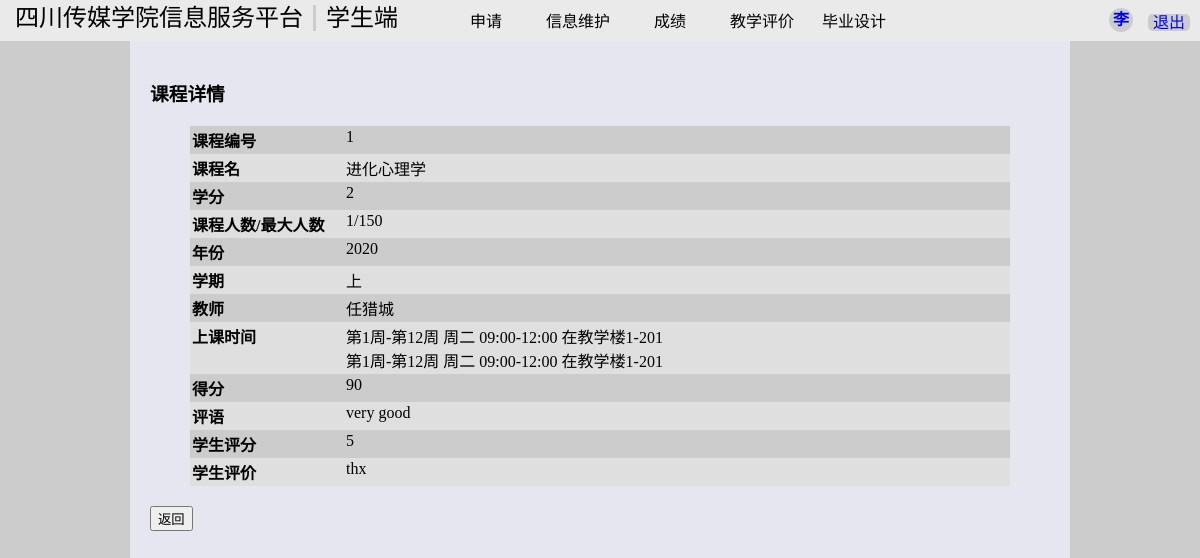
Screenshot of /course/student/view_detail/1 with the database file from the repository.
### course/models.py (models this page shows, shortened)
class StudentCourse(models.Model):
    create_time = models.DateTimeField(auto_now=True)
    with_draw = models.BooleanField(default=False)
    with_draw_time = models.DateTimeField(default=None, null=True)
    scores = models.IntegerField(verbose_name="成绩", null=True)
    comments = models.CharField(max_length=250, verbose_name="老师评价", null=True)
    rates = [
        (1, 1),
        (2, 2),
        (3, 3),
        (4, 4),
        (5, 5),
    ]
    rating = models.IntegerField(verbose_name="学生评分", choices=rates, null=True, help_text="5分为最满意，最低分是1分")
    assessment = models.CharField(max_length=250, verbose_name="学生评价", null=True)
    student = models.ForeignKey(Student, on_delete=models.CASCADE)
    course = models.ForeignKey(Course, on_delete=models.CASCADE)

class Course(models.Model):
    credits = [
        (1, 1),
        (2, 2),
        (3, 3),
        (4, 4),
        (5, 5),
    ]
    semesters = [
        ("Autumn", "上"),
        ("Spring", "下")
    ]
    name = models.CharField(max_length=50, verbose_name="课程名")
    introduction = models.CharField(max_length=250, verbose_name="介绍")
    credit = models.IntegerField(verbose_name="学分")
    max_number = models.IntegerField(verbose_name="课程最大人数")
    year = models.IntegerField(verbose_name="年份", default=current_year)
    semester = models.CharField(max_length=20, verbose_name="学期", choices=semesters)
    status = models.IntegerField(verbose_name="课程状态", default=1)
    teacher = models.ForeignKey(Teacher, verbose_name="课程教师", on_delete=models.CASCADE)
    def get_current_count(self):
        courses = StudentCourse.objects.filter(course=self, with_draw=False)
        return len(courses)
    def get_schedules(self):
        schedules = Schedule.objects.filter(course=self)
        return schedules

class Schedule(models.Model):
    weekday = models.IntegerField(choices=weekday_choices(), verbose_name="日期")
    start_time = models.TimeField(verbose_name="上课时间")
    end_time = models.TimeField(verbose_name="下课时间")
    location = models.CharField(max_length=100, verbose_name="上课地点")
    remarks = models.CharField(max_length=100, verbose_name="备注", null=True, blank = True)
    start_week = models.IntegerField(verbose_name="第几周开始")
    end_week = models.IntegerField(verbose_name="第几周结束")
    intervals = [
        (1, "无间隔"),
        (2, "每隔一周上一次")
    ]
    week_interval = models.IntegerField(verbose_name="周间隔", choices=intervals, default=1)
    course = models.ForeignKey(Course, verbose_name="课程名", on_delete=models.CASCADE)
    def __str__(self):
        s = "第%s周-第%s周 " % (self.start_week, self.end_week)
        if self.week_interval == 2:
            s += "隔一周 "
        s += "%s %s-%s " % (self.get_weekday_display(), self.start_time.strftime("%H:%M"),
                            self.end_time.strftime("%H:%M"))
        s += "在%s" % self.location
        if self.remarks:
            s += " %s" % self.remarks
        return s

### user/models.py (models this page shows)
class Teacher(models.Model):
    genders = [
        ("m", "男"),
        ("f", "女")
    ]
    name = models.CharField(max_length=50, verbose_name="姓名")
    gender = models.CharField(max_length=10, choices=genders, default='m', verbose_name="性别")
    birthday = models.DateField(verbose_name="生日")
    email = models.EmailField(verbose_name="邮箱")
    info = models.CharField(max_length=255, verbose_name="教师简介", help_text="不要超过250字")
    department_no = models.CharField(max_length=3, verbose_name="院系号")
    number = models.CharField(max_length=7, verbose_name="院内编号")
    password = models.CharField(max_length=30, verbose_name="密码")
    class Meta:
        constraints = [
            models.UniqueConstraint(fields=['department_no', 'number'], name='teacher_id'),
        ]

### course/cbvs.py (the view)
# urls.py: path('student/view_detail/<int:pk>', StudentCourseDetailView.as_view(), name="sview_detail"),
class StudentCourseDetailView(DetailView):
    model = StudentCourse
    template_name = 'course/student/course.html'
    def get(self, request, *args, **kwargs):
        self.object = self.get_object()
        context = self.get_context_data(object=self.object)
        if self.object:
            context["info"] = {
                "name": self.object.student.name,
                "kind": "student",
            }
        return self.render_to_response(context)

### templates/course/student/course.html (shortened to what this page needs)
{% extends "course/nav.html" %}
{% block content %}
    {% load static %}
    <link href="{% static 'css/details.css' %}" rel="stylesheet">
    <h3>课程详情</h3>
    <ul class="course-details">
        <li class="course-detail"><span class="detail-name">课程编号</span> {{ object.course.id }}</li>
        <li class="course-detail"><span class="detail-name">课程名</span> {{ object.course.name }}</li>
        <li class="course-detail"><span class="detail-name">学分</span> {{ object.course.credit }}</li>
        <li class="course-detail"><span class="detail-name">课程人数/最大人数</span> {{ object.course.get_current_count }}/{{ object.course.max_number }}</li>
        <li class="course-detail"><span class="detail-name">年份</span> {{ object.course.year }}</li>
        <li class="course-detail"><span class="detail-name">学期</span> {{ object.course.get_semester_display }}</li>
        <li class="course-detail"><span class="detail-name">教师</span> {{ object.course.teacher.name }}</li>
        <li class="course-detail"><span class="detail-name">上课时间</span>
            <span class="course-schedules">
            {% for schedule in object.course.get_schedules %}
                <div class="course-schedule">{{ schedule }}</div>
                <div class="course-schedule">{{ schedule }}</div>
            {% endfor %}
            </span>
        </li>
        <li class="course-detail"><span class="detail-name">得分</span>
            {% if object.scores != None %}{{ object.scores }}{% else %} - {% endif %}
        </li>
        <li class="course-detail"><span class="detail-name">评语</span>
            {% if object.comments != None %}{{ object.comments }}{% else %} - {% endif %}
        </li>
        <li class="course-detail"><span class="detail-name">学生评分</span>
            {% if object.rating != None %}{{ object.rating }}{% else %} - {% endif %}
        </li>
        <li class="course-detail"><span class="detail-name">学生评价</span>
            {% if object.assessment != None %}{{ object.assessment }}{% else %} - {% endif %}
        </li>
    </ul>
    <input type="button" value="返回" onclick='location.href="{% url 'view_course' 'is_end'%}"' />
{% endblock %}

### templates/course/nav.html (shortened to what this page needs)
<!DOCTYPE html>
<html lang="en">
{% load static %}
<head>
    <link href="{% static 'css/nav.css' %}" rel="stylesheet">
    <link href="{% static 'css/course_main.css' %}" rel="stylesheet">
</head>
<body>
<div class="nav">
    <div class="nav-title">
        <a href="{% url 'course' kind=info.kind %}">
        <p class="main-title">四川传媒学院信息服务平台</p>
        <p class="sub-title">
            {% if info.kind == "teacher" %}
                教师端
            {% elif info.kind == "student" %}
                学生端
            {% endif %}</p>
        </a>
    </div>
    <div class="log-out">
        <a href="{% url "logout" %}">退出</a>
    </div>
    <div class="name-logo">
        <div class="user-name">
            <a href="{% url 'update' info.kind %}">
                {{ info.name.0 }}
            </a>
        </div>
    </div>
    <div id="menu">
    <ul>
        <li><a href="" class="drop">申请</a>
        </li>
         <li><a href="" class="drop">信息维护</a>
        </li>
         <li><a href="" class="drop">成绩</a>
        </li>
         <li><a href="" class="drop">教学评价</a>
        </li>
         <li><a href="" class="drop">毕业设计</a>
        </li>
    </ul>
    </div>
</div>
<div class="main-content">
    {% block content %}{% endblock %}
</div>
</body>
</html>

### static/css/nav.css (style rules this page uses)
body, p { margin: 0; padding: 0; }
html,body { height: 100%; width: 100%; }
body { background: #ccc; }
.nav { background: #eaeaea; position: fixed; width: 100%; color: black; z-index: 1; }
.nav .nav-title, .nav .name-logo { display: inline-block; margin: 5px; }
.nav p { display: inline-block; float: left; padding-left: 10px; }
.nav .nav-title { font-size: 24px; line-height: 26px; height: 26px; vertical-align: top; }
.nav .nav-title a { color: unset; text-decoration: unset; }
.nav p.main-title { margin-right: 10px; }
.nav p.sub-title { border-left: 3px solid #cccccc; }
.nav .name-logo { float: right; margin-top: 8px; }
.nav .name-logo .user-name { background: #ccc; border-radius: 50%; width: 24px; height: 24px; color: #4a2c98; text-align: center; line-height: 24px; font-size: 16px; font-weight: bold; }
.nav .name-logo .user-name a { text-decoration: none; }
.nav .log-out { display: inline-block; float: right; margin: 9px 5px 0; }
.nav .log-out a { margin: 5px; background: #ccc; border-radius: 5px; text-decoration: none; padding: 0 5px; }
li { list-style-type: none; }
#menu { width: 1000px; margin: -50px 400px; height: 30px; background-color: #eaeaea; }
#menu li { float: left; width: 92px; line-height:39px; text-align: center; position:relative; border:none; }
#menu li a { font-size:16px; color:black; display:block; outline:0; text-decoration:none; }

### static/css/course_main.css (style rules this page uses)
.main-content { width: 900px; margin: 0 auto; background: #e6e6f0; height: 100%; position: fixed; left: 0; right: 0; padding: 60px 20px; top: 0; }
.main-content h3 { width: 850px; }

### static/css/details.css (style rules this page uses)
ul.course-details { margin: 20px; list-style: none; padding: 0 20px; }
li.course-detail { min-height: 24px; padding: 2px; }
li.course-detail .detail-name { display: inline-block; vertical-align: top; width: 150px; font-weight: bolder; }
li.course-detail span.course-schedules { display: inline-block; }
ul.course-details li:nth-child(odd) { background-color: #ccc; }
ul.course-details li:nth-child(even) { background-color: #dfdfdf; }

### rows the page displays
StudentCourse: course.id "1", course.name "进化心理学", course.credit "2", course.get_current_count "1", course.max_number "150", course.year "2020", course.semester "上", course.teacher.name "任猎城", scores "90", comments "very good", rating "5", assessment "thx"
Schedule: start_week+end_week+week_interval "第1周-第12周 周二 09:00-12:00 在教学楼1-201"

### other values shown
{{ info.name.0 }} "李"
